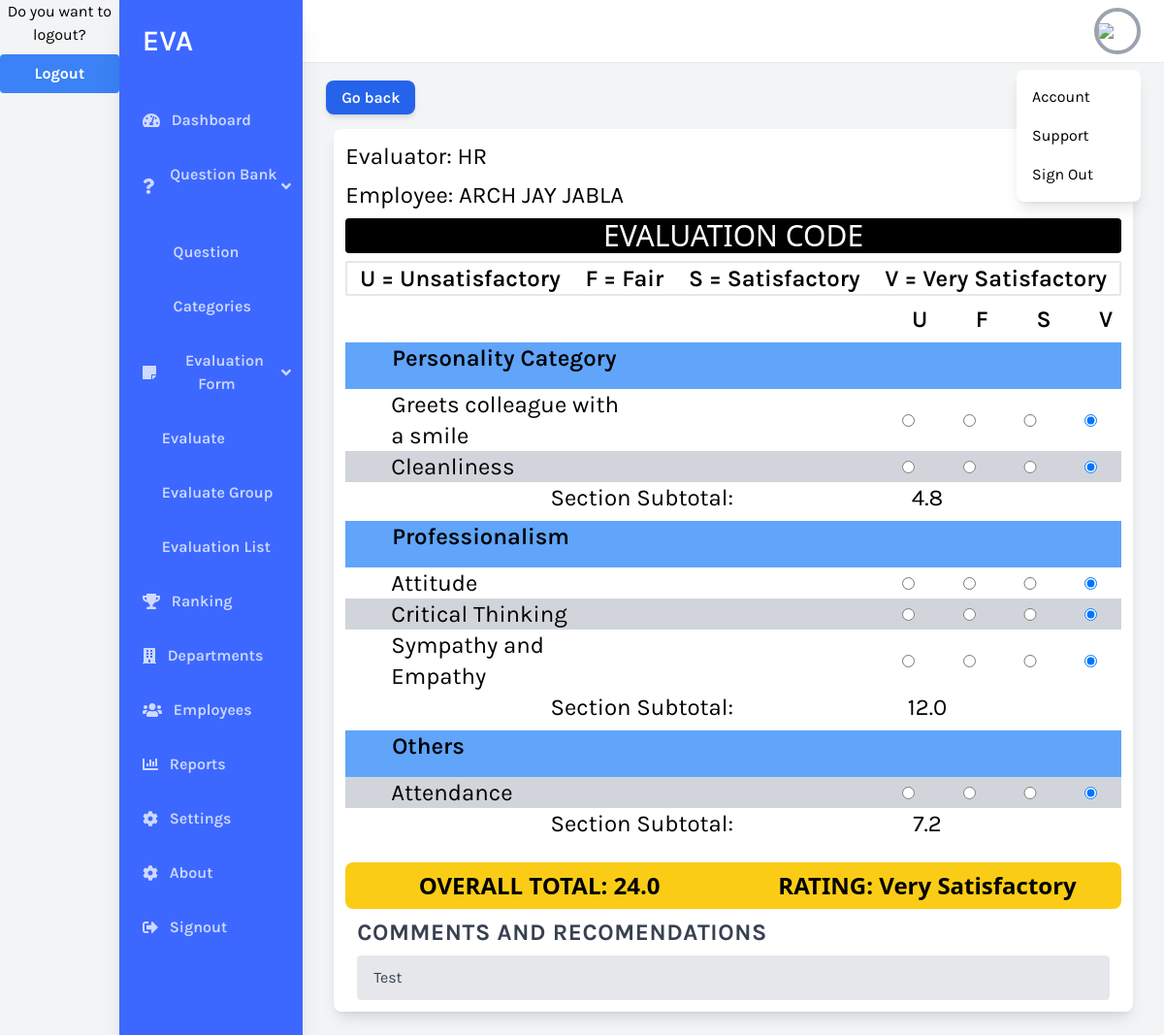
The app's page /evaluation_list_sheet/16 with its own data.
### eva/models.py (models this page shows, shortened)
class EvaluationSheet(models.Model):
    created_at = models.DateTimeField(auto_now_add=True)
    evaluator_name = models.CharField(max_length=255, null=True, blank=True)
    evaluate_group = models.CharField(max_length=255, null=True, blank=True)
    employee = models.ForeignKey(AppUser, on_delete=models.CASCADE, default=None, null=True)
    employee_name = models.CharField(max_length=255)
    evaluations = models.TextField()
    comments_and_recommendations = models.TextField(default=None, null=True, blank=True)

### eva/views.py (the view)
# urls.py: path('evaluation_list_sheet/<int:pk>', views.evaluation_list_sheet, name='evaluation_list_sheet'),
def evaluation_list_sheet(request, pk):
    data = EvaluationSheet.objects.get(pk=pk)
    evaluations = json.loads(data.evaluations)
    calculated_evaluations = calc_evaluations(evaluations)
    return render(request, "eva/evaluation_sheet.html", {
        "data": data,
        "questions": evaluations.get("questions"),
        "categories": evaluations.get("categories"),
        "ratings": calculated_evaluations,
    })

### eva/templates/eva/evaluation_sheet.html (shortened to what this page needs)
<!DOCTYPE html>
<html lang="en">
  <head>
    <script src="https://cdn.tailwindcss.com"></script>
  </head>
  <body class="bg-gray-100 font-family-karla flex">
    {% include 'includes/navbar.html' %}
    <div class="w-full flex flex-col h-screen overflow-y-hidden">
      <header class="w-full items-center bg-white py-2 px-6 hidden sm:flex">
        <div x-data="{ isOpen: false }" class="relative w-1/2 flex justify-end">
          <button
            @click="isOpen = !isOpen"
            class="
              realtive
              z-10
              w-12
              h-12
              rounded-full
              overflow-hidden
              border-4 border-gray-400
              hover:border-gray-300
              focus:border-gray-300 focus:outline-none
            "
          >
            <img src="https://source.unsplash.com/uJ8LNVCBjFQ/400x400" />
          </button>
          <button
            x-show="isOpen"
            @click="isOpen = false"
            class="h-full w-full fixed inset-0 cursor-default"
          ></button>
          <div
            x-show="isOpen"
            class="absolute w-32 bg-white rounded-lg shadow-lg py-2 mt-16"
          >
            <a href="#" class="block px-4 py-2 account-link hover:text-white"
              >Account</a
            >
            <a href="#" class="block px-4 py-2 account-link hover:text-white"
              >Support</a
            >
            <a href="#" class="block px-4 py-2 account-link hover:text-white"
              >Sign Out</a
            >
          </div>
        </div>
      </header>
      <div class="w-full overflow-x-hidden border-t flex flex-col">
        <main class="flex flex-col w-full p-6 justify-center">
          <div class="mb-5">
            <a
              class="
                flex-shrink-0
                bg-blue-600
                text-white text-base
                font-semibold
                py-2
                px-4
                rounded-lg
                shadow-md
                hover:bg-blue-800
                focus:outline-none
                focus:ring-2
                focus:ring-blue-500
                focus:ring-offset-2
                focus:ring-offset-blue-200
              "
              href="{% url 'evaluation' %}"
            >
              Go back
            </a>
          </div>
          <div class="bg-white shadow-lg rounded-lg mx-2">
            <div class="md:flex">
              <div class="w-full p-2 px-3 py-3">
                <div class="mb-2 text-2xl">
                  Evaluator: {{ data.evaluator_name|default:"Anonymous" }}
                </div>
                <div class="mb-2 text-2xl">
                  Employee: {{ data.employee_name }}
                </div>
                <h1
                  class="
                    font-sans
                    bg-black bg-cover
                    text-white text-3xl
                    rounded
                    text-center
                  "
                >
                  EVALUATION CODE
                </h1>
                <h2 class="rounded-sm border-solid border-2 flex flex-row mt-2">
                  <div
                    class="flex flex-grow font-semibold justify-center text-2xl"
                  >
                    U = Unsatisfactory
                  </div>
                  <div
                    class="flex flex-grow font-semibold justify-center text-2xl"
                  >
                    F = Fair
                  </div>
                  <div
                    class="flex flex-grow font-semibold justify-center text-2xl"
                  >
                    S = Satisfactory
                  </div>
                  <div
                    class="flex flex-grow font-semibold justify-center text-2xl"
                  >
                    V = Very Satisfactory
                  </div>
                </h2>
                <div class="mt-2">
                  <div class="flex flex-row">
                    <div class="flex flex-grow justify-center">
                      <div class="flex flex-grow w-12"></div>
                      <div
                        class="flex flex-grow w-64 justify-start text-2xl"
                      ></div>
                      <div class="flex flex-grow w-64"></div>
                      <div
                        class="
                          flex flex-grow
                          w-16
                          font-semibold
                          justify-center
                          text-2xl
                        "
                      >
                        U
                      </div>
                      <div
                        class="
                          flex flex-grow
                          w-16
                          font-semibold
                          justify-center
                          text-2xl
                        "
                      >
                        F
                      </div>
                      <div
                        class="
                          flex flex-grow
                          w-16
                          font-semibold
                          justify-center
                          text-2xl
                        "
                      >
                        S
                      </div>
                      <div
                        class="
                          flex flex-grow
                          w-16
                          font-semibold
                          justify-center
                          text-2xl
                        "
                      >
                        V
                      </div>
                    </div>
                  </div>
                  {% for category in categories %}
                    <div class="flex flex-row bg-blue-400 mt-2">
                      <div class="flex flex-grow-0 w-12"></div>
                      <div class="md:flex-row flex-grow font-semibold justify-center  md:text-2xl lg:text-2xl mb-4">{{ category.name }}</div>
                    </div>
                    {% for question in questions %}
                      {% if question.category == category.id %}
                        <div class="flex flex-row {% if forloop.counter0|divisibleby:2 %} bg-gray-300 {% endif %} flex-col">
                          <div class="flex flex-grow justify-center">
                            <div class="flex flex-grow w-12"></div>
                            <div class="md:flex-row flex-grow w-64 justify-start md:text-2xl">
                              {{ question.name }}
                            </div>
                            <div class="flex flex-grow w-64"></div>
                            <input
                              type="radio"
                              name="{{question.id}}"
                              value="Unsatisfactory"
                              class="flex flex-grow w-16 justify-center self-center"
                            />
                            <input
                              type="radio"
                              name="{{question.id}}"
                              value="Fair"
                              class="flex flex-grow w-16 justify-center self-center"
                            />
                            <input
                              type="radio"
                              name="{{question.id}}"
                              value="Satisfactory"
                              class="flex flex-grow w-16 justify-center self-center"
                            />
                            <input
                              type="radio"
                              name="{{question.id}}"
                              value="Very Satisfactory"
                              class="flex flex-grow w-16 justify-center self-center"
                              {% if question.answer == "Very Satisfactory" %} checked {% endif %}
                            />
                          </div>
                        </div>
                      {% endif %}
                    {% endfor %}
                    <div class="flex flex-row">
                      <div class="flex flex-grow justify-center">
                        <div class="flex flex-grow w-64 justify-end text-2xl">
                          Section Subtotal:
                        </div>
                        <div class="flex flex-grow w-64 text-2xl justify-center">{{ category.rating_total }}</div>
                      </div>
                    </div>
                  {% endfor %}
                  <br>
                  <div class="flex flex-row bg-yellow-400 rounded-lg py-2">
                    <div class="flex flex-grow justify-center">
                      <div class="flex flex-grow w-64 font-bold justify-center text-2xl font-sans font-family-apple-system">
                        OVERALL TOTAL: {{ ratings.overall_total }}
                      </div>
                      <div class="flex flex-grow w-64 font-bold text-2xl justify-center font-sans font-family-apple-system">RATING: {{ ratings.descriptive_rating }}</div>
                    </div>
                  </div>
                  <div class="w-full md:w-auto px-3 justify-center">
                    <label
                      class="
                        block
                        uppercase
                        tracking-wide
                        text-gray-700 text-2xl
                        font-bold
                        mb-2
                        mt-2
                      "
                      for="grid-last-name"
                      >Comments and Recomendations</label
                    >
                    <input
                      class="
                        appearance-none
                        block
                        w-full
                        bg-gray-200
                        text-gray-700
                        border border-gray-200
                        rounded
                        py-3
                        px-4
                        leading-tight
                        focus:outline-none focus:bg-white focus:border-gray-500
                      "
                      name="comments"
                      type="text"
                      value="{{ data.comments_and_recommendations }}"
                      disabled
                    />
                  </div>
                </div>
              </div>
            </div>
          </div>
        </main>
      </div>
    </div>
  </body>
</html>

### eva/templates/eva/evaluation_sheet.html (style rules this page uses)
.font-family-karla { font-family: karla; }

### records on screen
EvaluationSheet: evaluator_name "HR", employee_name "ARCH JAY JABLA", comments "Test"

### other values on screen
{{ category.name }} "Personality Category" "Professionalism" "Others"
{{ question.name }} "Greets colleague with a smile" "Cleanliness" "Attitude" "Critical Thinking" "Sympathy and Empathy" "Attendance"
{{ category.rating_total }} "4.8" "12.0" "7.2"
{{ ratings.overall_total }} "24.0"
{{ ratings.descriptive_rating }} "Very Satisfactory"
